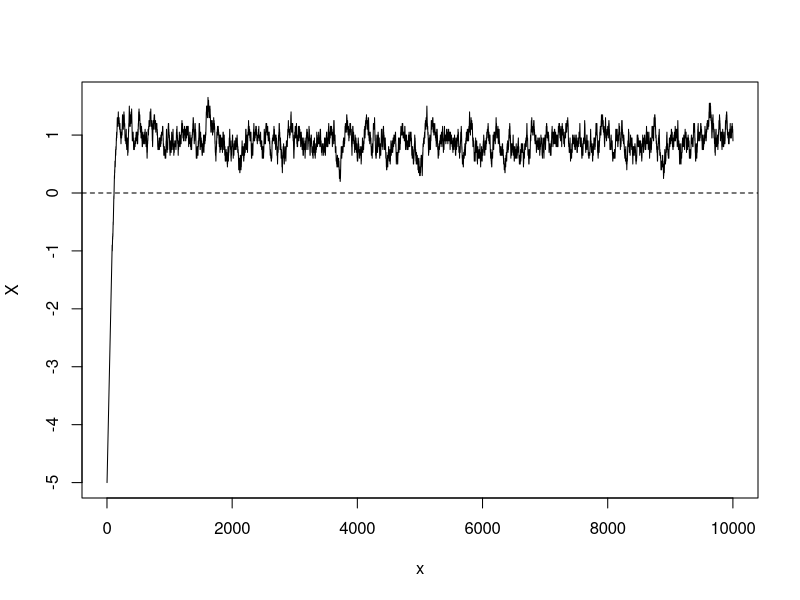
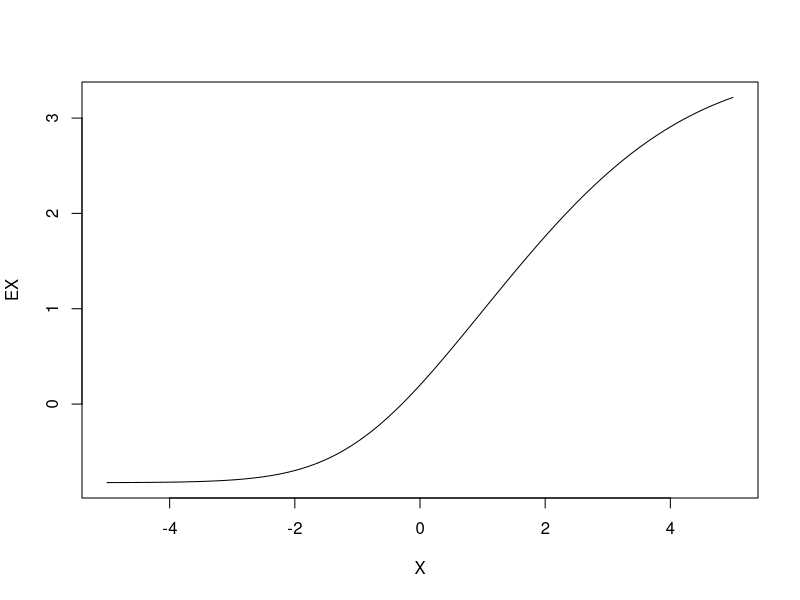

Write the R code that produced these figures, in order.
#Program Temp
#Author: Feixiao_L
#======================================================================================
#乱七八糟的R脚本
#======================================================================================
#阶梯法
#刺激感受函数
phi = function(X){return((exp(X)/(1+exp(X)))^2)}
#阶梯法模拟
SP = function(Xt, dX = 0.05){p = runif(1); if (p > phi(Xt)){return(Xt + dX)}else{return(Xt - dX)}}
set.seed(12345)
X = -5
for (i in 1:10000){S = SP(X[length(X)]); X = c(X, S)}
#绘制结果
x = 1:10001
plot(x, X, 'l')
abline(h = 0, lty = 2)
#abline(v = 0, lty = 2)

#考虑分布
fun_right = function(X, n, dx = 0.05){s = 1; for (i in 1:n){s = s * (1 - phi(X + (i - 1) * dx))}; return(s * phi(X + n * dx))}
fun_left = function(X, n, dx = 0.05){s = 1; for (i in 1:n){s = s * phi(X - (i - 1) * dx)}; return(s * (1 - phi(X - n * dx)))}
#模拟
foo = function(X, n, dx = 0.05){
	X_left = c()
	X_right = c()
	for (i in 1:n){X_left = c(X_left, fun_left(X, (n + 1 - i), dx)); X_right = c(X_right, fun_right(X, i, dx))}
	X_Prop = c(X_left, 0, X_right)
	X_Event = (-n:n) * dx + X
	#return(c(sum(X_Prop), sum(X_Event*X_Prop)))
	return(sum(X_Event*X_Prop))
}
fun = function(inf, sup, n, dx){X = c(); for (i in ((inf/dx):(sup/dx))){X = c(X, foo(i*dx, n, dx))}; return(X)}
EX = fun(-5, 5, 200, 0.1)
X = -50:50/10
plot(X, EX, 'l')
#1. 似乎一次反跳点的分布不是一个好求的东西
#2. 几乎可以肯定的是，一次反跳点的期望随着起始点和步长的变化而变化
#3. 给定步长情况下一次反跳点的期望与起始点之间的关系似乎与原始的移动概率函数的形状相近
#4. 目前看来，不管如何，一次反跳点期望等于自身的情况应该是对应于原始概率函数等于0.5的位置
#5. 目前看来，传统最小变化法在使用过程中不太适宜使用在高精度的场合，阶梯法则需要进一步考虑对随机过程的期望求解以求得高精度下的逼近值